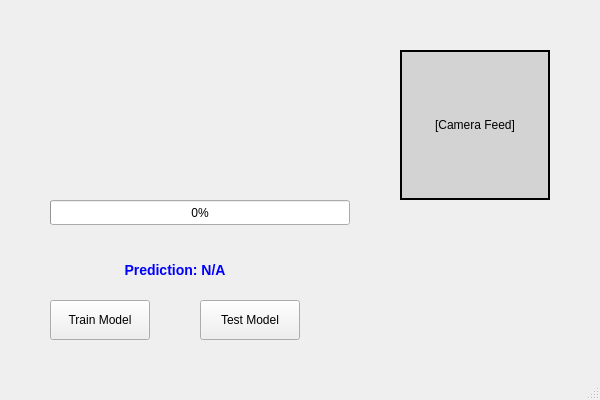
<?xml version="1.0" encoding="UTF-8"?>
<ui version="4.0">
 <class>MainWindow</class>
 <widget class="QMainWindow" name="MainWindow">
  <property name="geometry">
   <rect>
    <x>0</x>
    <y>0</y>
    <width>600</width>
    <height>400</height>
   </rect>
  </property>
  <property name="windowTitle">
   <string>Face Emotion Detection</string>
  </property>
  <widget class="QWidget" name="centralwidget">
   <widget class="QPushButton" name="trainButton">
    <property name="geometry">
     <rect>
      <x>50</x>
      <y>300</y>
      <width>100</width>
      <height>40</height>
     </rect>
    </property>
    <property name="text">
     <string>Train Model</string>
    </property>
   </widget>
   <widget class="QPushButton" name="testButton">
    <property name="geometry">
     <rect>
      <x>200</x>
      <y>300</y>
      <width>100</width>
      <height>40</height>
     </rect>
    </property>
    <property name="text">
     <string>Test Model</string>
    </property>
   </widget>
   <widget class="QLabel" name="predictionLabel">
    <property name="geometry">
     <rect>
      <x>50</x>
      <y>250</y>
      <width>250</width>
      <height>40</height>
     </rect>
    </property>
    <property name="text">
     <string>Prediction: N/A</string>
    </property>
    <property name="alignment">
     <set>Qt::AlignCenter</set>
    </property>
    <property name="styleSheet">
     <string>font-size: 14px; font-weight: bold; color: blue;</string>
    </property>
   </widget>
   <widget class="QProgressBar" name="progressBar">
    <property name="geometry">
     <rect>
      <x>50</x>
      <y>200</y>
      <width>300</width>
      <height>25</height>
     </rect>
    </property>
    <property name="value">
     <number>0</number>
    </property>
   </widget>
   <widget class="QLabel" name="cameraLabel">
    <property name="geometry">
     <rect>
      <x>400</x>
      <y>50</y>
      <width>150</width>
      <height>150</height>
     </rect>
    </property>
    <property name="text">
     <string>[Camera Feed]</string>
    </property>
    <property name="alignment">
     <set>Qt::AlignCenter</set>
    </property>
    <property name="styleSheet">
     <string>border: 2px solid black; background-color: lightgray;</string>
    </property>
   </widget>
  </widget>
  <widget class="QMenuBar" name="menubar"/>
  <widget class="QStatusBar" name="statusbar"/>
 </widget>
 <resources/>
 <connections/>
</ui>
